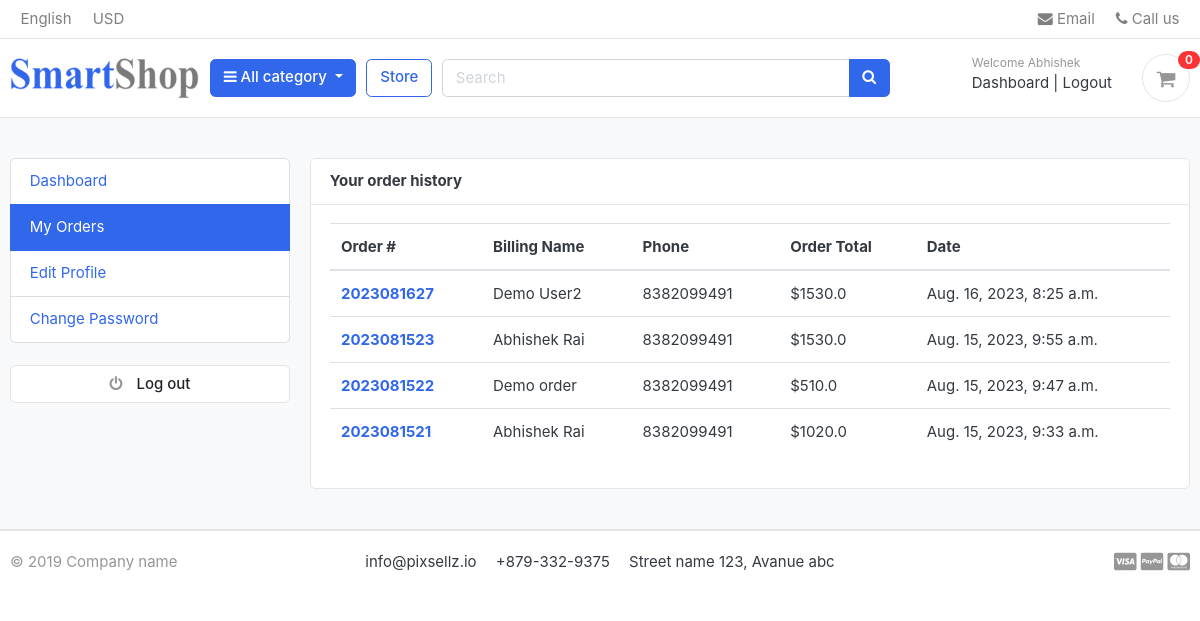
The app's page /accounts/my_orders/ (signed in), older data.
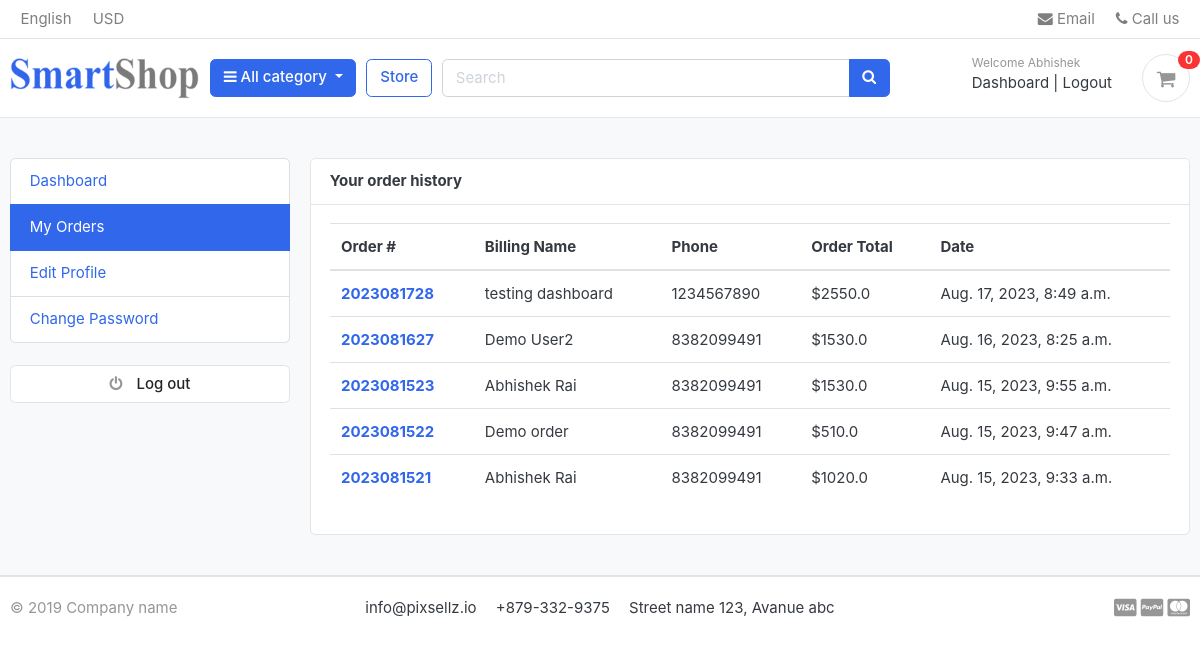
The same page, newer data.
### orders/models.py (models this page shows, shortened)
class Order(models.Model):
    STATUS = (
        ('New', 'New'),
        ('Accepted', 'Accepted'),
        ('Completed', 'Completed'),
        ('Cancelled', 'Cancelled'),
    )
    user = models.ForeignKey(Account, on_delete=models.SET_NULL, null=True)
    payment = models.ForeignKey(Payment, on_delete=models.SET_NULL, blank=True, null=True)
    order_number = models.CharField(max_length=20)
    first_name = models.CharField(max_length=50)
    last_name = models.CharField(max_length=50)
    phone = models.CharField(max_length=15)
    email = models.EmailField(max_length=50)
    address_line_1 = models.CharField(max_length=50)
    address_line_2 = models.CharField(max_length=50, blank=True)
    country = models.CharField(max_length=50)
    state = models.CharField(max_length=50)
    city = models.CharField(max_length=50)
    order_note = models.CharField(max_length=100, blank=True)
    order_total = models.FloatField()
    tax = models.FloatField()
    status = models.CharField(max_length=10, choices=STATUS, default='New')
    ip = models.CharField(blank=True, max_length=20)
    is_ordered = models.BooleanField(default=False)
    created_at = models.DateTimeField(auto_now_add=True)
    updated_at = models.DateTimeField(auto_now=True)
    def full_name(self):
        return f'{self.first_name} {self.last_name}'

### accounts/views.py (the view)
# urls.py: path('my_orders/', views.my_orders, name='my_orders'),
@login_required(login_url='login')
def my_orders(request):
    orders = Order.objects.filter(user=request.user, is_ordered=True).order_by('-created_at')
    context = {
        'orders': orders,
    }
    return render(request, 'accounts/my_orders.html', context)

### carts/context_processors.py (called while the page is built)
def counter(request):
    cart_count = 0
    if 'admin' in request.path:
        return {}
    else:
        try:
            cart = Cart.objects.filter(cart_id=_cart_id(request))
            if request.user.is_authenticated:
                cart_items = CartItem.objects.all().filter(user=request.user)
            else:
                cart_items = CartItem.objects.all().filter(cart=cart[:1])
            for cart_item in cart_items:
                cart_count += cart_item.quantity
        except Cart.DoesNotExist:
            cart_count = 0
    return dict(cart_count=cart_count)

### carts/views.py (called while the page is built)
def _cart_id(request):
    cart = request.session.session_key
    if not cart:
        cart = request.session.create()
    return cart

### category/context_processors.py (called while the page is built)
def menu_links(request):
    links = Category.objects.all()
    return dict(links=links)

### category/models.py (called while the page is built)
    def get_url(self):
        return reverse('products_by_category', args=[self.slug])

### templates/accounts/my_orders.html (shortened to what this page needs)
{% extends 'base.html' %}
{% block content %}
<section class="section-conten padding-y bg">
<div class="container">
	<div class="row">
	{% include 'includes/dashboard_sidebar.html' %}
	<main class="col-md-9">
		<article class="card">
		<header class="card-header">
			<strong class="d-inline-block mr-3">Your order history</strong>
		</header>
		<div class="card-body">
			<div class="row">
			<div class="col-md-12">
				<table class="table table-hover">
				  <thead>
				    <tr>
				      <th scope="col">Order #</th>
				      <th scope="col">Billing Name</th>
				      <th scope="col">Phone</th>
				      <th scope="col">Order Total</th>
							<th scope="col">Date</th>
				    </tr>
				  </thead>
				  <tbody>
						{% for order in orders %}
				    <tr>
				      <th scope="row"><a href="{% url 'order_detail' order.order_number %}">{{order.order_number}}</a></th>
				      <td>{{order.full_name}}</td>
				      <td>{{order.phone}}</td>
				      <td>${{order.order_total}}</td>
							<td>{{order.created_at}}</td>
				    </tr>
				{% endfor %}
				  </tbody>
				</table>
			</div>
			</div>
		</div>
		</article>
	</main>
</div>
</div>
</section>
{% endblock %}

Row changes from the older to the newer data that the page shows:
added Order: order_number "2023081728", full_name "testing dashboard", phone "1234567890", order_total "2550.0", created_at "Aug. 17, 2023, 8:49 a.m."
